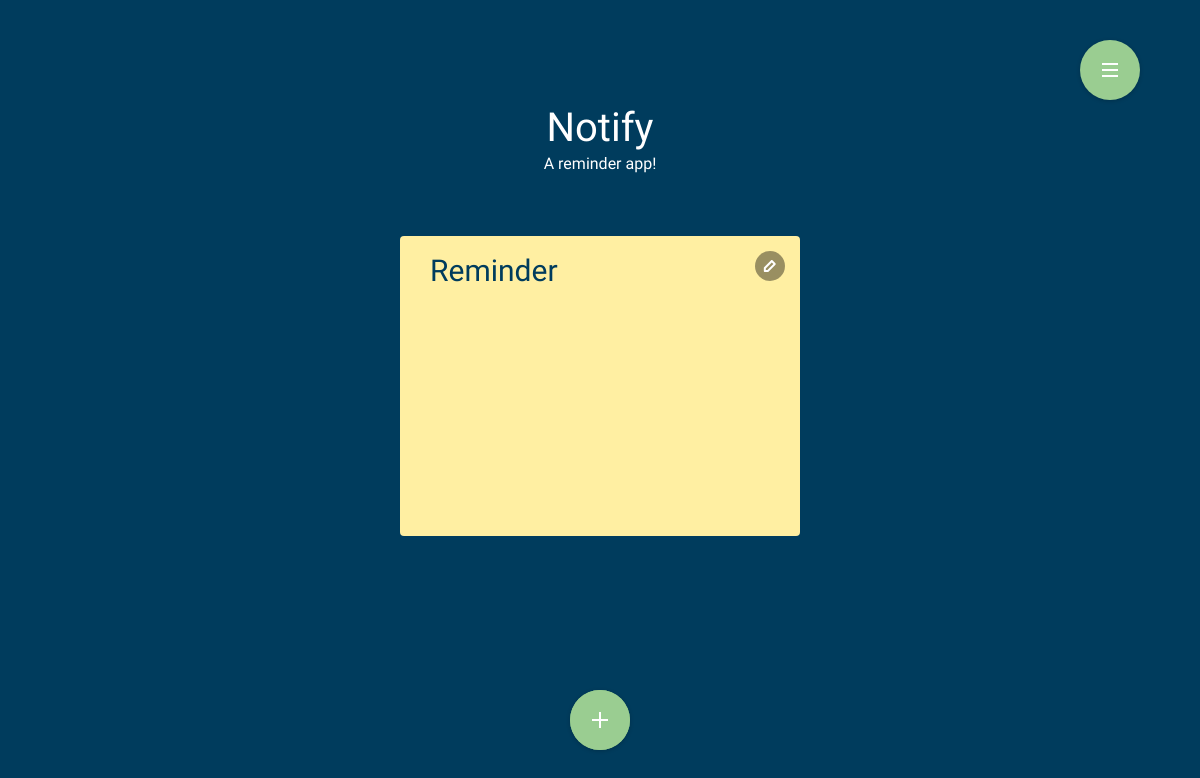
Before: / with the older database file.
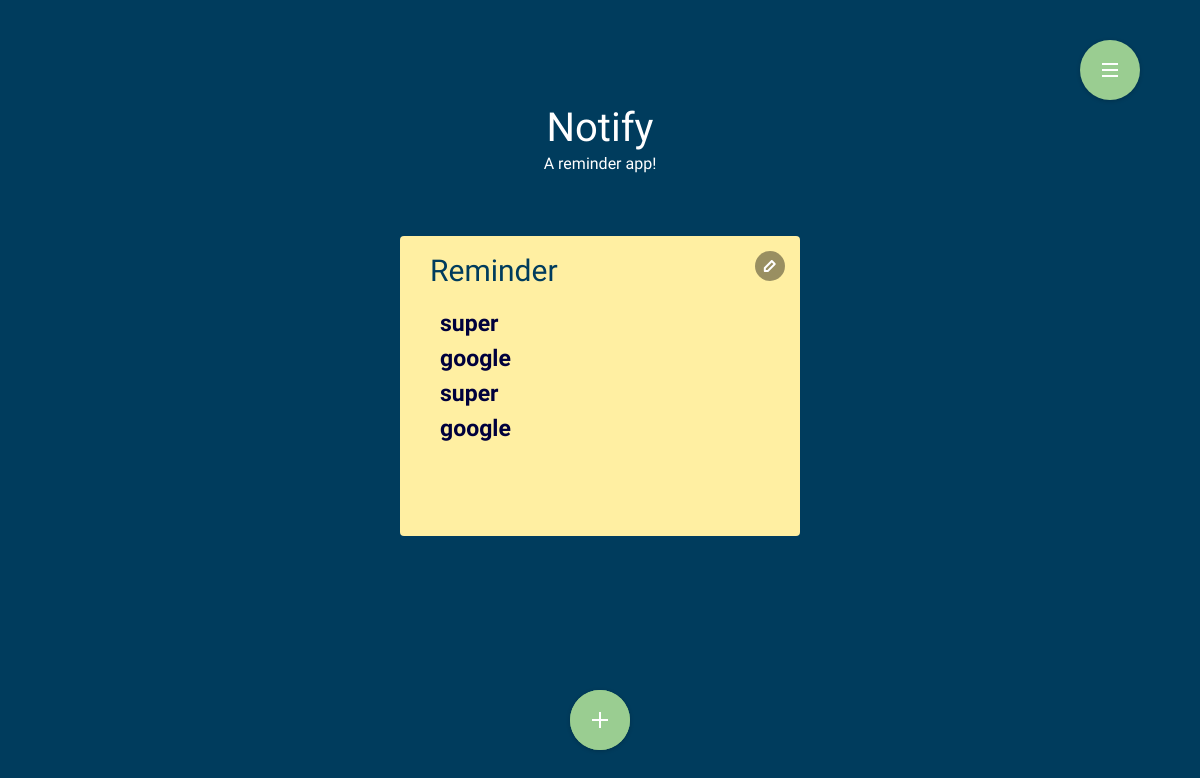
After: the same page with the newer database file.
### Notify/models.py (models this page shows, shortened)
class TaskList(models.Model):
    name = models.CharField(max_length=25)
    def __str__(self):
        return str(self.name)

class Task(models.Model):
    summary = models.CharField(max_length=120)
    description = models.CharField(max_length=120)
    created = models.DateTimeField(default=timezone.now())
    reminder = models.DateTimeField()
    TL = models.ForeignKey('TaskList')
    def get_time_diff(self):
        if self.reminder:
            if timezone.now() > self.reminder:
                string = 'Already reminded'
            else:
                timediff = self.reminder - timezone.now()
                string = str(timediff)
                if string.__contains__('.'):
                    string = string[0:string.index('.')]
                    hours = string[0: string.index(':')]
                    mid = string[string.index(':')+1:]
                    minutes = mid[0: mid.index(':')]
                    string = '%s hours, %s minutes ' %(hours, minutes)
            return string

### Notify/views.py (the view)
# urls.py: url(r'^$', views.list, name='list'),
def list(request):
    tasks = Task.objects.all().order_by("id")
    taskLists = TaskList.objects.all()
    return render(request, 'Notify/view.html', {'tasks': tasks, 'taskLists': taskLists})

### templates/Notify/view.html (shortened to what this page needs)
{% extends 'Notify/home.html' %}
{% block content %}
    {% for taskList in taskLists %}
        <div class="cd-editable-content" id="container">
            <nav class="cd-stretchy-nav edit-content">
                <a class="cd-nav-trigger" href="#0"> Menu  </a>
                <span aria-hidden="true" class="stretchy-nav-bg"> </span>
            </nav>
            <div>
                <div class="content-inside" id="accordion">
                    <h4> {{ taskList.name }} </h4>
                    <ul class="live-data">
                        {% for task in tasks %}
                            {% ifnotequal taskList.name|stringformat:"s" task.TL|stringformat:"s" %}
                            {% else %}
                                <li class="dangle">
                                    <a href="#myModal{{ task.id }}" id="myBtn">{{ task.summary }}</a>
                                </li>
                            {% endifnotequal %}
                        {% endfor %}
                    </ul>
                </div>
            </div>
        </div>
    {% endfor %}
{% endblock %}

### templates/Notify/home.html (shortened to what this page needs)
{% load staticfiles %}
<!doctype html>
<html lang="en" class="no-js">
<head>
    <link rel="stylesheet" href="{% static 'css/reset.css' %}">
    <link rel="stylesheet" href="{% static 'css/style.css' %}">
    <link rel="stylesheet" href="{% static 'customize.css' %}">
    <link rel="stylesheet" href="{% static 'shake.css' %}">
    <link rel="stylesheet" href="{% static 'form_customizer.css' %}">
    <link rel="stylesheet" href="{% static 'shake-card.css' %}">
</head>
<body>
<header>
    <nav class="cd-stretchy-nav add-content">
        <a class="cd-nav-trigger" href="#0"> Menu <span aria-hidden="true"></span> </a>
    </nav>
    <nav class="cd-stretchy-nav">
        <a class="cd-nav-trigger" href="#0"> Menu <span aria-hidden="true"></span> </a>
        </nav>
</header>
<main class="cd-main-content">
    <center>
        <a href="{% url 'list' %}"><h2> Notify </h2> <span> A reminder app!</span></a>
    </center>
    {% block content %}
    {% endblock %}
</main>
</body>
</html>

### Notify/static/css/style.css (style rules this page uses)
*, *::after, *::before { box-sizing: border-box; }
html { font-size: 62.5%; }
body { font-size: 1.6rem; font-family: "Source Sans Pro", sans-serif; color: #003c5d; background-color: #ffffff; }
a { color: #9acd91; text-decoration: none; }
.cd-stretchy-nav { position: fixed; z-index: 2; top: 40px; right: 5%; pointer-events: none; }
.cd-stretchy-nav .stretchy-nav-bg { position: absolute; z-index: 1; top: 0; right: 0; width: 60px; height: 60px; border-radius: 30px; background: #9acd91; box-shadow: 0 1px 4px rgba(0, 0, 0, 0.2); -webkit-transition: height 0.2s, box-shadow 0.2s; -moz-transition: height 0.2s, box-shadow 0.2s; transition: height 0.2s, box-shadow 0.2s; }
.cd-nav-trigger { position: absolute; z-index: 3; top: 0; right: 0; height: 60px; width: 60px; border-radius: 50%; overflow: hidden; white-space: nowrap; color: transparent; pointer-events: auto; }
.cd-nav-trigger span, .cd-nav-trigger span::after, .cd-nav-trigger span::before { position: absolute; width: 16px; height: 2px; background-color: #ffffff; }
.cd-nav-trigger span { left: 50%; top: 50%; bottom: auto; right: auto; -webkit-transform: translateX(-50%) translateY(-50%); -moz-transform: translateX(-50%) translateY(-50%); -ms-transform: translateX(-50%) translateY(-50%); -o-transform: translateX(-50%) translateY(-50%); transform: translateX(-50%) translateY(-50%); -webkit-transition: background-color 0.2s; -moz-transition: background-color 0.2s; transition: background-color 0.2s; }
.cd-nav-trigger span::after, .cd-nav-trigger span::before { content: ''; top: 0; left: 0; -webkit-backface-visibility: hidden; backface-visibility: hidden; -webkit-transition: -webkit-transform 0.2s; -moz-transition: -moz-transform 0.2s; transition: transform 0.2s; }
.cd-nav-trigger span::before { -webkit-transform: translateY(-6px); -moz-transform: translateY(-6px); -ms-transform: translateY(-6px); -o-transform: translateY(-6px); transform: translateY(-6px); }
.cd-nav-trigger span::after { -webkit-transform: translateY(6px); -moz-transform: translateY(6px); -ms-transform: translateY(6px); -o-transform: translateY(6px); transform: translateY(6px); }
.cd-stretchy-nav.add-content { bottom: 50px; top: auto; left: 50%; right: auto; -webkit-transform: translateX(-50%); -moz-transform: translateX(-50%); -ms-transform: translateX(-50%); -o-transform: translateX(-50%); transform: translateX(-50%); width: 300px; }
.cd-stretchy-nav.add-content .cd-nav-trigger { left: 50%; right: auto; -webkit-transform: translateX(-50%); -moz-transform: translateX(-50%); -ms-transform: translateX(-50%); -o-transform: translateX(-50%); transform: translateX(-50%); background-color: #9acd91; }
.cd-stretchy-nav.add-content .cd-nav-trigger span { background-color: transparent; }
.cd-stretchy-nav.add-content .cd-nav-trigger span::before { -webkit-transform: rotate(90deg); -moz-transform: rotate(90deg); -ms-transform: rotate(90deg); -o-transform: rotate(90deg); transform: rotate(90deg); }
.cd-stretchy-nav.add-content .cd-nav-trigger span::after { -webkit-transform: rotate(0deg); -moz-transform: rotate(0deg); -ms-transform: rotate(0deg); -o-transform: rotate(0deg); transform: rotate(0deg); }
#container { position: relative; width: 90%; max-width: 400px; margin: 4em auto; }
.cd-stretchy-nav.edit-content { position: absolute; top: 15px; right: 15px; }
.cd-stretchy-nav.edit-content .stretchy-nav-bg { height: 30px; width: 30px; background-color: rgba(0, 0, 0, 0.4); box-shadow: none; -webkit-transition: background 0.2s, height 0.2s; -moz-transition: background 0.2s, height 0.2s; transition: background 0.2s, height 0.2s; }
.cd-stretchy-nav.edit-content .cd-nav-trigger { height: 30px; width: 30px; }
.cd-stretchy-nav.edit-content .cd-nav-trigger::after { content: ''; position: absolute; height: 16px; width: 16px; left: 50%; top: 50%; bottom: auto; right: auto; -webkit-transform: translateX(-50%) translateY(-50%); -moz-transform: translateX(-50%) translateY(-50%); -ms-transform: translateX(-50%) translateY(-50%); -o-transform: translateX(-50%) translateY(-50%); transform: translateX(-50%) translateY(-50%); background: url(../img/cd-sprite-3.svg) no-repeat 0 0; }
.cd-stretchy-nav.edit-content .cd-nav-trigger span, .cd-stretchy-nav.edit-content .cd-nav-trigger::after { -webkit-transition: opacity 0.2s; -moz-transition: opacity 0.2s; transition: opacity 0.2s; }
.cd-main-content { position: relative; z-index: 1; min-height: 100vh; padding: 100px 0; background-color: #003c5d; }

Changed rows visible on the page:
added Task: summary "super"
added Task: summary "google"
added Task: summary "super"
added Task: summary "google"
